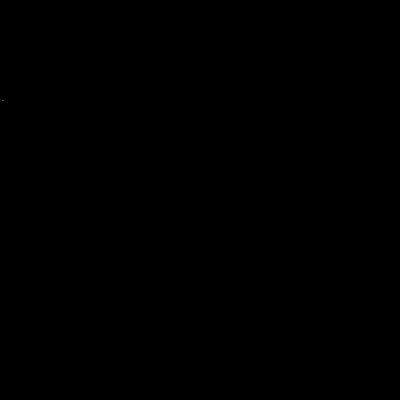
Frame 1 (no input)
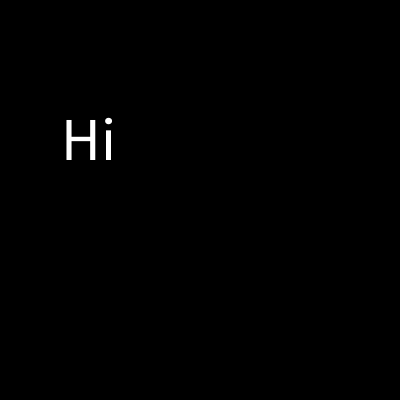
Frame 60 (the mouse pressed at the canvas centre just before this capture)
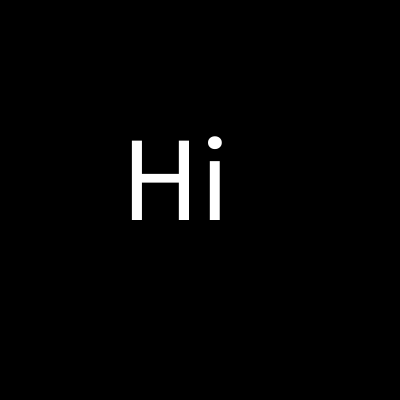
Frame 120 (the mouse held since frame 60 and released just before this capture)

The Processing sketch that drew these frames (run headless with seeded random() and noise(); from frame 60 on, the mouse is pressed at the canvas centre):

// Processing sketch: processing_135986
// ── processing_135986.pde

float x = 1;
float y = width;
 
void setup() {
  size (400,400);
}
 
void draw () {
background (0);
   
  x=x+1;
  y= y+1;
float a = min(x, y);
float b = max(x, y); 
  textSize(x);
  text("Hi",a,b); 

if (b> width){

y =10;
x=0;
textSize (100);
  text("bye",width/3, height/2);
  

}

}
